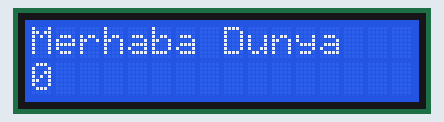
Bench run of a sketch on a simulated Arduino Uno, built with avr-gcc and run on an emulated ATmega328P. Shown: 16×2 character LCD.

Above: at 0.1 s.
At 4.1 s:
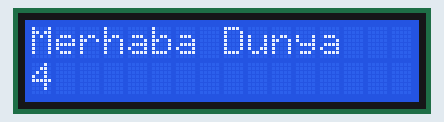
At 9.1 s:
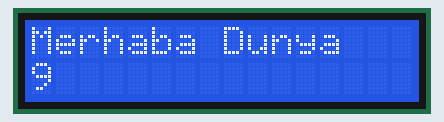
At 19.1 s:
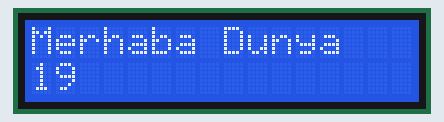
At 29.1 s:
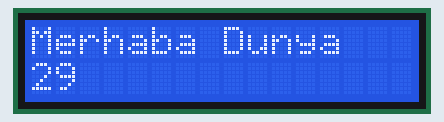
At 39.1 s:
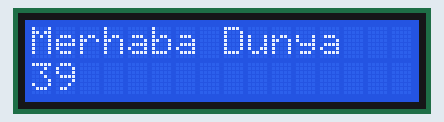

Measured:
- what the display in image 1 shows lasts 1.0 s, from 4.0 s to 5.0 s

The sketch:

LCD.ino
```cpp
#include <LiquidCrystal.h>                     // Kütüphane ekleme

LiquidCrystal lcd(12, 11, 5, 4, 3, 2);         // LCD ayaklarını tanımlama

void setup() {
  lcd.begin(16, 2);                            // LCD Başlat
  lcd.print("Merhaba Dunya");                  // LCD Yazdır
}

void loop() {
  lcd.setCursor(0,1);                          // LCD imleci ayarla
  lcd.print(millis()/1000);                    // Geçen zamanı yazdır
}
```
